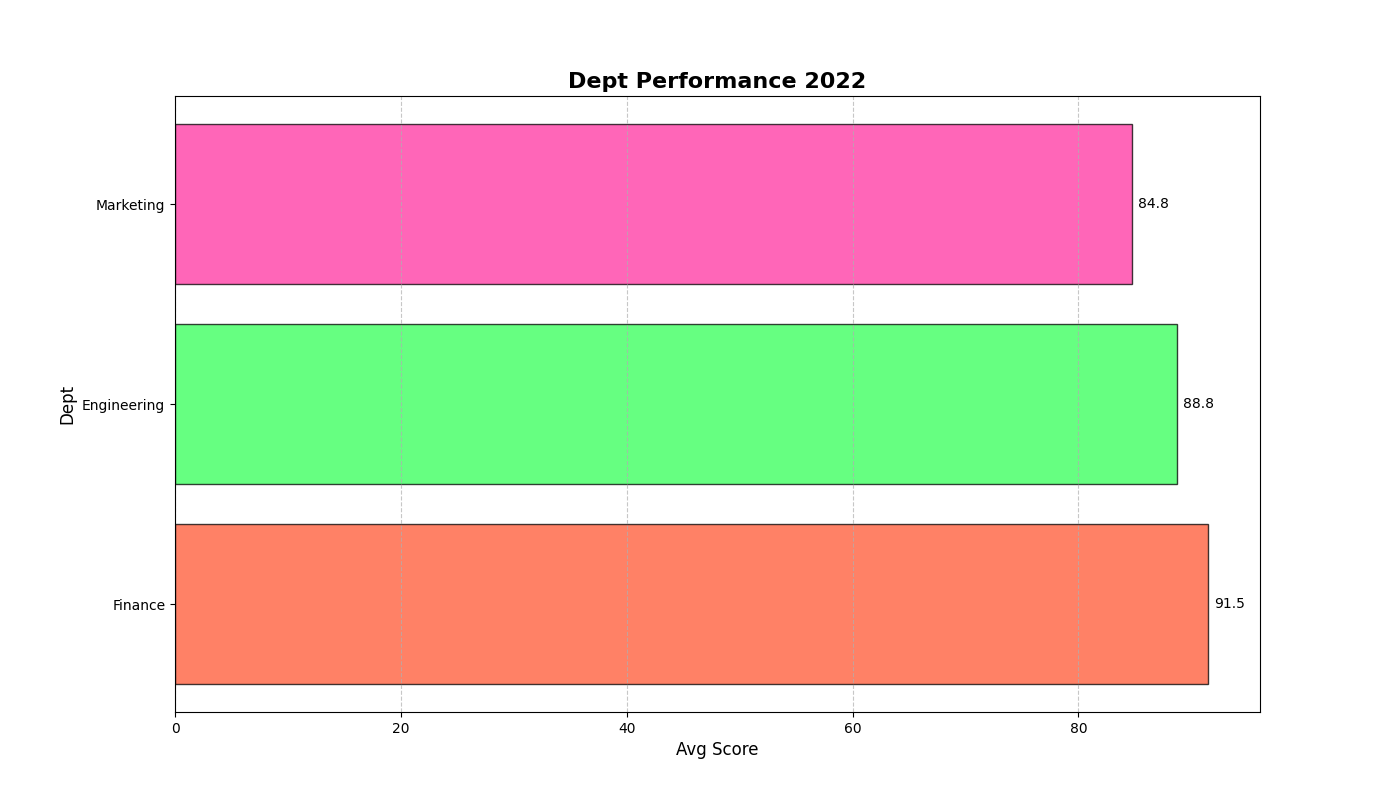

Source code (Python):
import matplotlib.pyplot as plt
import numpy as np

# Departments and their performance scores
departments = ['Engineering', 'Marketing', 'Finance']
performance_scores = {
    'Engineering': [88, 92, 85, 90],
    'Marketing': [82, 85, 88, 84],
    'Finance': [90, 93, 91, 92]
}

# Calculate average performance scores
average_scores = [np.mean(performance_scores[department]) for department in departments]

# Sort departments by average performance scores in descending order
sorted_indices = np.argsort(average_scores)[::-1]
sorted_departments = [departments[i] for i in sorted_indices]
sorted_average_scores = [average_scores[i] for i in sorted_indices]

# Initialize the plot
fig, ax = plt.subplots(figsize=(14, 8))

# Colors for the bars
colors = ['#FF5733', '#33FF57', '#FF33A1']

# Create a horizontal bar plot with sorted data
bars = ax.barh(sorted_departments, sorted_average_scores, color=colors, alpha=0.75, edgecolor='black')

# Add shortened title and labels
ax.set_title('Dept Performance 2022', fontsize=16, fontweight='bold')
ax.set_xlabel('Avg Score', fontsize=12)
ax.set_ylabel('Dept', fontsize=12)

# Display the average score above each bar
for bar, avg in zip(bars, sorted_average_scores):
    plt.text(bar.get_width() + 0.5, bar.get_y() + bar.get_height() / 2, f'{avg:.1f}', va='center', fontsize=10, color='black')

# Add grid lines for readability
ax.grid(axis='x', linestyle='--', alpha=0.7)

# Display the plot
plt.show()
